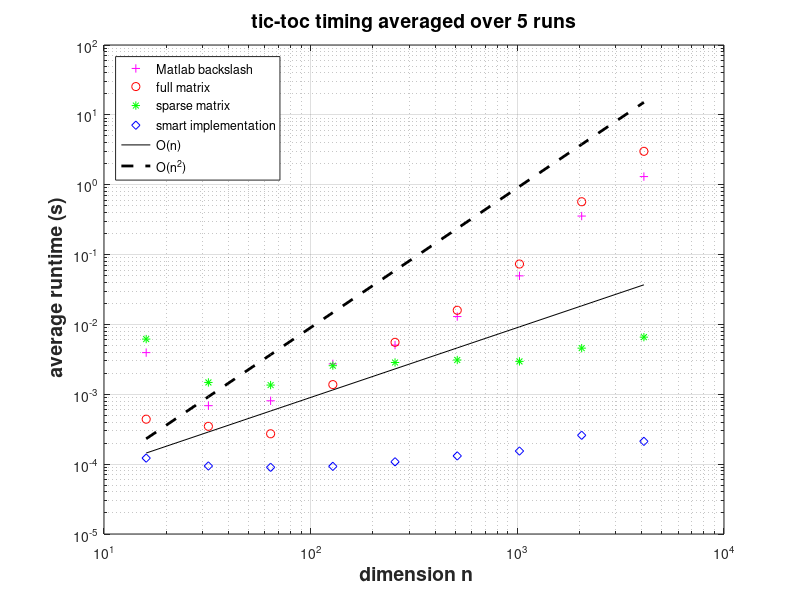

The MATLAB script that drew this image:
clear all; close all; tic;
nruns = 5;                   % we average over a few runs
nn = 2.^(4:12);              % dimensions used
ttS  = zeros(1,length(nn));  % times for efficient solution
ttSp = zeros(1,length(nn));  % times for sparse matrix solution
ttF  = zeros(1,length(nn));  % times for full matrix solution
ttM  = zeros(1,length(nn));  % times for Matlab solution

for i = 1:length(nn)
    n = nn(i);
    a = rand(n,1);
    b = rand(n,1);
    
    % 1: smart implementation
    tic;
    for run = 1:nruns
        xS = (b-[0;b(1:n-1)]) ./ a;
    end;    ttS(i) = toc;
    
    % 2: decomposition A=E*D with sparse matrix
    tic;
    for run = 1:nruns
        EE = speye(n) - spdiags(ones(n,1),-1,n,n);
        xSp = a.^(-1) .* (EE*b);
    end;    ttSp(i) = toc;
    
    % 3: decomposition A=E*D with full matrix
    tic;
    for run = 1:nruns
        E = eye(n) - diag (ones(1,n-1),-1);
        xF = a.^(-1) .* (E*b);
    end;    ttF(i) = toc;
 
    % 4: Matlab backslash
    tic;
    A = tril(meshgrid(a,a));
    for run = 1:nruns
        xM = A\b;
    end;    ttM(i) = toc;
    
    % display dimension n and errors
    n_and_errors = [n, norm(xS-xM), norm(xSp-xM), norm(xF-xM)]    
end

figure('name','Structured LSE timings');
loglog(nn, ttM,'m+',  nn, ttF,'ro',  nn, ttSp,'g*',  nn, ttS,'bd',... 
    nn, nn * min(ttS)/10, 'k',    nn, nn.^2 * min(ttS)/100, ...
    'k--', 'linewidth', 2);
xlabel('{\bf dimension n}','fontsize',14);
ylabel('{\bf average runtime (s)}','fontsize',14);
title(sprintf('tic-toc timing averaged over %d runs', nruns),...
    'fontsize',14);
legend('Matlab backslash', 'full matrix', 'sparse matrix',...
    'smart implementation', 'O(n)', 'O(n^2)','location','northwest');
grid on;
print -depsc2 'structeredLSE_timings.eps';
total_time = toc
